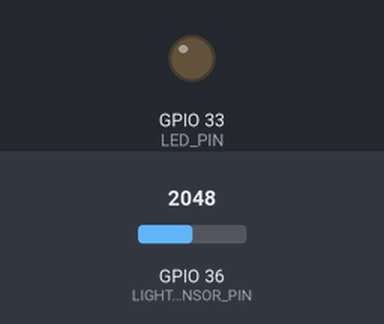
The sketch below on a simulated ESP32. On the bench: output pins drawn as LEDs (lit = HIGH). The inputs (shaded band) are chosen by the test bench; at power-on: GPIO 36 (LIGHT_SENSOR_PIN) = 2048. WiFi joins after 1.5 s; servers stay silent unless stated; no MQTT or app messages arrive unless stated; what the sketch prints to the serial monitor is not drawn.

Above: at 3.2 s.
3.3 s: GPIO 36 (LIGHT_SENSOR_PIN) set to 439
5.2 s: GPIO 36 (LIGHT_SENSOR_PIN) set to 356
At 6.6 s:
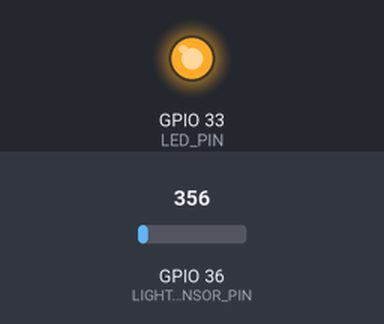
7.5 s: GPIO 36 (LIGHT_SENSOR_PIN) set to 440
At 9.2 s:
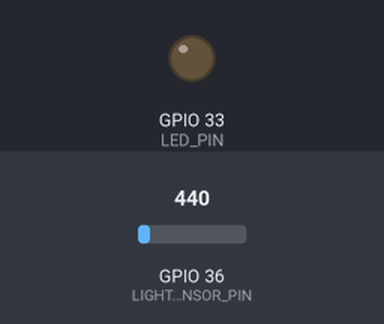
9.5 s: GPIO 36 (LIGHT_SENSOR_PIN) set to 360
At 11.0 s:
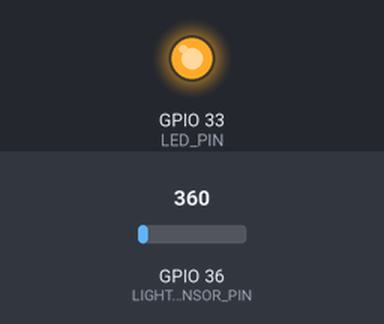
Timing chart, 0 to 12.5 s (numbered marks = the images above; inputs shaded):
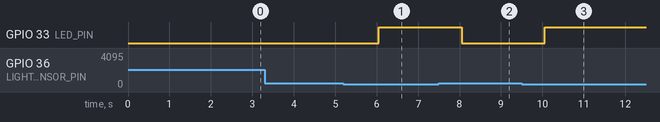

Measured:
- the behaviour switches between 400 and 399 on GPIO 36 (LIGHT_SENSOR_PIN) (found by bisection; images 0 and 1)
- after the input at 3.3 s, every drawn part: stays the same
- after the input at 5.2 s, GPIO 33 (LED_PIN): LOW → HIGH after 0.86 s
- after the input at 7.5 s, GPIO 33 (LED_PIN): HIGH → LOW after 0.56 s
- after the input at 9.5 s, GPIO 33 (LED_PIN): LOW → HIGH after 0.56 s

The sketch:

esp32_photoresitor.ino
```cpp
#include <WiFi.h>
#include <PubSubClient.h>

// Wi-Fi settings for school
//const char* ssid = "TP-Link_2AD8";
// const char* password = "14730078";

const char* ssid = "Helix-GW";
const char* password = "miagw0707";

// MQTT Broker settings
const char* mqtt_server = "10.0.0.89";
const char* mqtt_topic = "home/light/intensity";

// Pins
#define LIGHT_SENSOR_PIN 36  // ESP32 pin GPIO36 (ADC0) connected to light sensor
#define LED_PIN 33           // ESP32 pin GPIO33 connected to LED
#define ANALOG_THRESHOLD 400

WiFiClient espClient;
PubSubClient client(espClient);

void setup() {
  // Initialize serial and Wi-Fi
  Serial.begin(115200);
  pinMode(LED_PIN, OUTPUT);

  // Connect to Wi-Fi
  WiFi.begin(ssid, password);
  while (WiFi.status() != WL_CONNECTED) {
    delay(1000);
    Serial.println("Connecting to WiFi...");
  }
  Serial.println("WiFi connected");

  // Connect to MQTT Broker
  client.setServer(mqtt_server, 1883);
  while (!client.connected()) {
    if (client.connect("ESP32_Client")) {
      Serial.println("Connected to MQTT Broker");
    } else {
      Serial.print("Failed to connect to MQTT, state: ");
      Serial.println(client.state());
      delay(2000);
    }
  }

  // Set attenuation for ADC (adjust according to sensor range)
  analogSetAttenuation(ADC_11db);
}

void loop() {
  // Read light intensity value
  int lightValue = analogRead(LIGHT_SENSOR_PIN);

  // Send light value to the MQTT broker
  if (client.connected()) {
    String payload = String(lightValue);
    client.publish(mqtt_topic, payload.c_str());
  } else {
    // If disconnected, try reconnecting
    client.connect("ESP32_Client");
  }

  // Control the LED based on the light intensity
  if (lightValue < ANALOG_THRESHOLD) {
    digitalWrite(LED_PIN, HIGH);  // Turn on the LED if light is too low
  } else {
    digitalWrite(LED_PIN, LOW);  // Turn off the LED if light is sufficient
  }

  client.loop();  // Keep MQTT connection alive
  delay(1000);    // Delay to avoid sending data too rapidly
}
```
